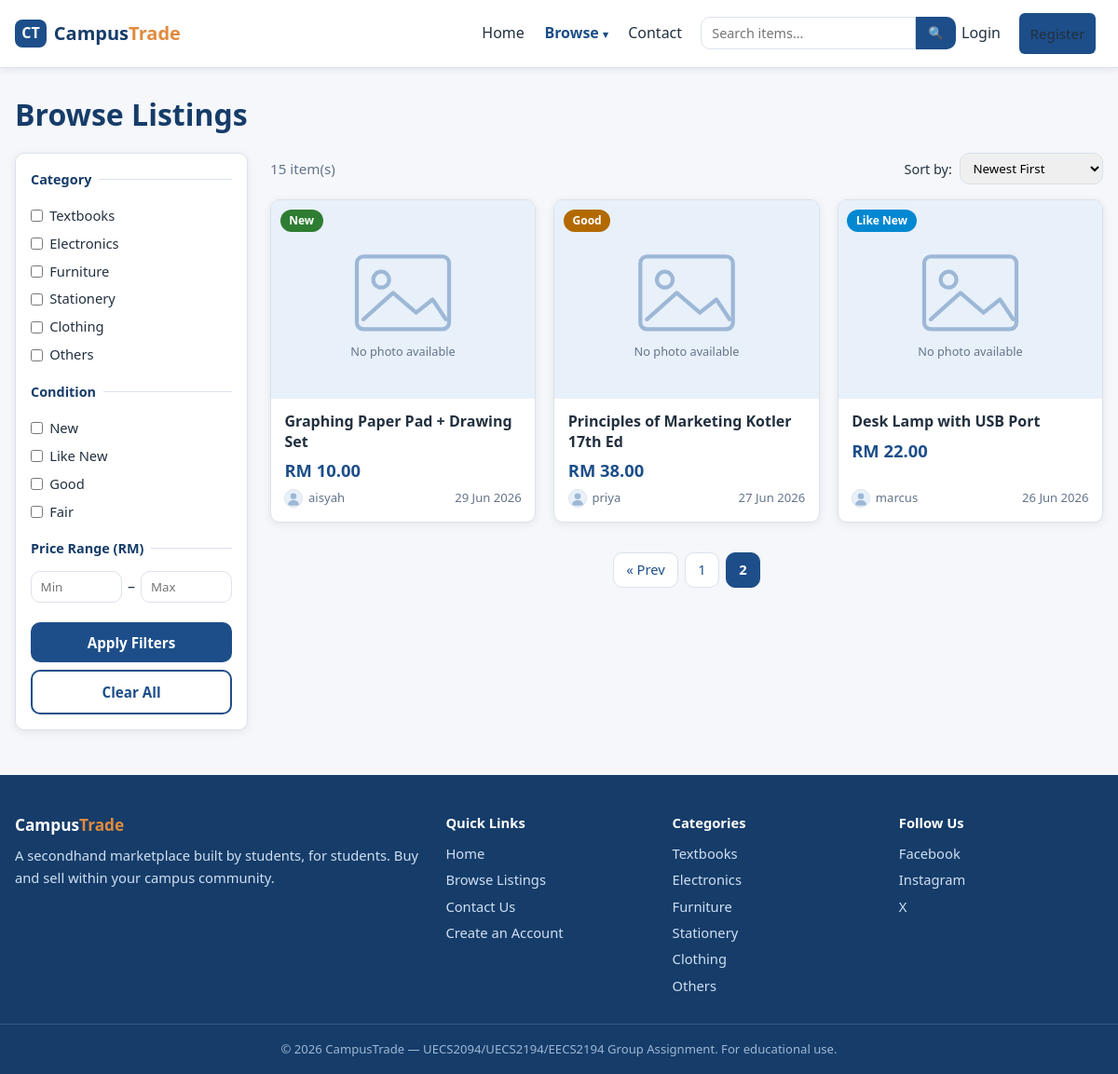
/browse.php?page=2, run on an earlier commit of the app's database.
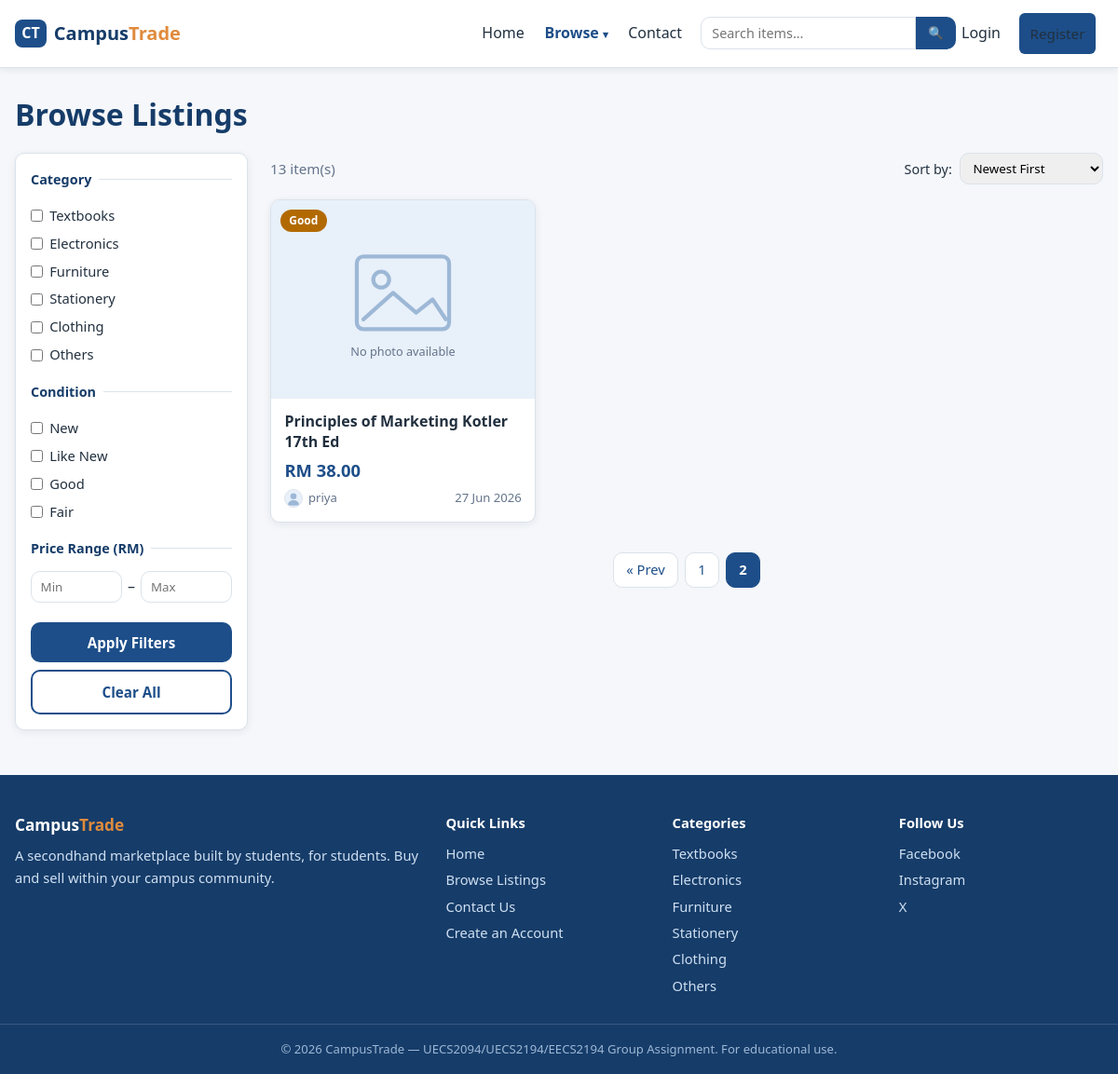
And on a later commit of the database.
### tables this page shows
CREATE TABLE listings (
  listing_id     INT AUTO_INCREMENT PRIMARY KEY,
  user_id        INT NOT NULL,
  title          VARCHAR(100) NOT NULL,
  description    TEXT NOT NULL,
  price          DECIMAL(10,2) NOT NULL,
  category       VARCHAR(50) NOT NULL,
  item_condition ENUM('New','Like New','Good','Fair') NOT NULL,
  image          VARCHAR(255) NULL,
  status         ENUM('Available','Sold','Reserved') NOT NULL DEFAULT 'Available',
  created_at     DATETIME NOT NULL DEFAULT CURRENT_TIMESTAMP,
  updated_at     DATETIME NULL ON UPDATE CURRENT_TIMESTAMP,
  CONSTRAINT fk_listings_user FOREIGN KEY (user_id)
    REFERENCES users(user_id) ON DELETE CASCADE
);

CREATE TABLE users (
  user_id       INT AUTO_INCREMENT PRIMARY KEY,
  username      VARCHAR(50)  NOT NULL UNIQUE,
  email         VARCHAR(100) NOT NULL UNIQUE,
  password      VARCHAR(255) NOT NULL,
  phone         VARCHAR(20)  NULL,
  profile_image VARCHAR(255) NOT NULL DEFAULT 'default.png',
  qr_image      VARCHAR(255) NULL,
  role          ENUM('user','admin') NOT NULL DEFAULT 'user',
  created_at    DATETIME NOT NULL DEFAULT CURRENT_TIMESTAMP
);

### includes/functions.php (called while the page is built, shortened)
<?php
function e(?string $value): string
{
    return htmlspecialchars($value ?? '', ENT_QUOTES, 'UTF-8');
}
function format_price(float $price): string
{
    return 'RM ' . number_format($price, 2);
}
function format_date(string $datetime): string
{
    return date('j M Y', strtotime($datetime));
}
function condition_class(string $condition): string
{
    return 'badge-' . strtolower(str_replace(' ', '-', $condition));
}
function listing_image(?string $image): string
{
    return 'images/placeholder.svg';
}
function user_avatar(?string $image): string
{
    return 'images/avatar.svg';
}
function build_query(array $overrides): string
{
    $params = array_merge($_GET, $overrides);
    $params = array_filter($params, fn($v) => $v !== '' && $v !== null);
    return http_build_query($params);
}

### browse.php (the view, shortened to what the changed rows need)
<?php
require_once __DIR__ . '/includes/db.php';
$raw_category = $_GET['category'] ?? [];
$selected_categories = is_array($raw_category) ? $raw_category : [$raw_category];
$selected_categories = array_values(array_intersect($selected_categories, CATEGORIES));
$raw_condition = $_GET['condition'] ?? [];
$selected_conditions = is_array($raw_condition) ? $raw_condition : [$raw_condition];
$selected_conditions = array_values(array_intersect($selected_conditions, CONDITIONS));
$sort_options = [
    'newest'     => ['label' => 'Newest First',       'sql' => 'l.created_at DESC'],
    'price_asc'  => ['label' => 'Price: Low to High', 'sql' => 'l.price ASC'],
    'price_desc' => ['label' => 'Price: High to Low', 'sql' => 'l.price DESC'],
];
$sort = isset($sort_options[$_GET['sort'] ?? '']) ? $_GET['sort'] : 'newest';
$page = max(1, (int) ($_GET['page'] ?? 1));
$where  = ["l.status <> 'Sold'"];
$params = [];
$types  = '';
$where_sql = implode(' AND ', $where);
$stmt = $conn->prepare("SELECT COUNT(*) FROM listings l WHERE $where_sql");
$stmt->execute();
$total_items = (int) $stmt->get_result()->fetch_row()[0];
$total_pages = max(1, (int) ceil($total_items / ITEMS_PER_PAGE));
$page = min($page, $total_pages);
$offset = ($page - 1) * ITEMS_PER_PAGE;
$sql = "SELECT l.listing_id, l.title, l.price, l.item_condition, l.image, l.status, l.created_at, u.username, u.profile_image
        FROM listings l
        JOIN users u ON l.user_id = u.user_id
        WHERE $where_sql
        ORDER BY {$sort_options[$sort]['sql']}
        LIMIT ? OFFSET ?";
$stmt = $conn->prepare($sql);
$limit = ITEMS_PER_PAGE;
$page_params = $params;
$page_params[] = $limit;
$page_params[] = $offset;
$page_types = $types . 'ii';
$stmt->bind_param($page_types, ...$page_params);
$stmt->execute();
$listings = $stmt->get_result()->fetch_all(MYSQLI_ASSOC);
require_once __DIR__ . '/includes/header.php';
?>
<div class="container">
    <h1 class="page-title">Browse Listings</h1>
    <div class="browse-layout">
        <aside class="filter-sidebar">
            <form method="get" action="browse.php" class="filter-form" id="filterForm">
                <fieldset>
                    <legend>Category</legend>
                    <?php foreach (CATEGORIES as $cat): ?>
                        <label class="checkbox-label">
                            <input type="checkbox" name="category[]" value="<?= e($cat) ?>"
                                <?= in_array($cat, $selected_categories, true) ? 'checked' : '' ?>>
                            <?= e($cat) ?>
                        </label>
                    <?php endforeach; ?>
                </fieldset>
                <fieldset>
                    <legend>Condition</legend>
                    <?php foreach (CONDITIONS as $cond): ?>
                        <label class="checkbox-label">
                            <input type="checkbox" name="condition[]" value="<?= e($cond) ?>"
                                <?= in_array($cond, $selected_conditions, true) ? 'checked' : '' ?>>
                            <?= e($cond) ?>
                        </label>
                    <?php endforeach; ?>
                </fieldset>
            </form>
        </aside>
        <section class="browse-results">
            <div class="browse-toolbar">
                <span class="muted"><?= $total_items ?> item(s)</span>
                <form method="get" action="browse.php" class="sort-form">
                    <label for="sort">Sort by:</label>
                    <select name="sort" id="sort" onchange="this.form.submit()">
                    </select>
                </form>
            </div>
            <?php if (!$listings): ?>
                <div class="empty-state">
                    <p><strong>No items match your search.</strong></p>
                    <p>Try removing some filters or using different keywords.</p>
                    <a href="browse.php" class="btn btn-primary">View All Listings</a>
                </div>
            <?php else: ?>
                <div class="card-grid">
                    <?php foreach ($listings as $item): ?>
                        <a class="item-card <?= $item['status'] === 'Reserved' ? 'is-reserved' : '' ?>"
                           href="item.php?id=<?= (int) $item['listing_id'] ?>">
                            <div class="item-image">
                                <img src="<?= e(listing_image($item['image'])) ?>" alt="<?= e($item['title']) ?>">
                                <span class="badge <?= condition_class($item['item_condition']) ?>"><?= e($item['item_condition']) ?></span>
                            </div>
                            <div class="item-body">
                                <h3 class="item-title"><?= e($item['title']) ?></h3>
                                <p class="item-price"><?= format_price((float) $item['price']) ?></p>
                                <p class="item-meta">
                                    <span class="seller-chip">
                                        <img src="<?= e(user_avatar($item['profile_image'])) ?>" alt="" class="avatar avatar-xs">
                                        <?= e($item['username']) ?>
                                    </span>
                                    <span><?= format_date($item['created_at']) ?></span>
                                </p>
                            </div>
                        </a>
                    <?php endforeach; ?>
                </div>
                <?php if ($total_pages > 1): ?>
                    <nav class="pagination" aria-label="Pagination">
                        <?php if ($page > 1): ?>
                            <a href="browse.php?<?= e(build_query(['page' => $page - 1])) ?>">&laquo; Prev</a>
                        <?php endif; ?>
                        <?php for ($p = 1; $p <= $total_pages; $p++): ?>
                            <?php if ($p === $page): ?>
                                <span class="current"><?= $p ?></span>
                            <?php else: ?>
                                <a href="browse.php?<?= e(build_query(['page' => $p])) ?>"><?= $p ?></a>
                            <?php endif; ?>
                        <?php endfor; ?>
                    </nav>
                <?php endif; ?>
            <?php endif; ?>
        </section>
    </div>
</div>
<?php require_once __DIR__ . '/includes/footer.php'; ?>

### includes/footer.php (shortened to what the changed rows need)
</main>
<footer class="site-footer">
    <div class="container footer-grid">
        <div>
            <ul>
                <?php foreach (CATEGORIES as $cat): ?>
                    <li><a href="browse.php?category=<?= urlencode($cat) ?>"><?= e($cat) ?></a></li>
                <?php endforeach; ?>
            </ul>
        </div>
    </div>
</footer>
</body>
</html>

What changed in the data, as far as the page shows it:
no longer on this page (row edited): listings: item_condition "New", title "Graphing Paper Pad + Drawing Set", price "RM 10.00", user.username "aisyah", created_at "29 Jun 2026"
no longer on this page (row edited): listings: item_condition "Like New", title "Desk Lamp with USB Port", price "RM 22.00", user.username "marcus", created_at "26 Jun 2026"
Also different on the page:
$total_items: "15" → "13"
